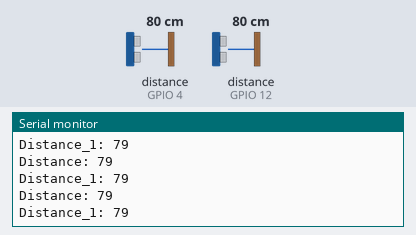
Simulated run of this sketch. Board: ESP8266 (NodeMCU). Shown: the last lines printed to the serial monitor. Wiring (inferred from the names in the program): 2 × ultrasonic range finder: trigger GPIO 5, echo GPIO 4 / trigger GPIO 14, echo GPIO 12. Inputs (shaded band) come from the test bench; at power-on: distance to the obstacle (sensors on GPIO 4, GPIO 12) 80 cm. The echo pulse lasts 58.3 µs per cm; WiFi joins after 1.5 s; servers stay silent unless stated.

Above: at 3.0 s.
3.1 s: distance to the obstacle (sensor on GPIO 4) set to 2 cm
At 3.19 s:
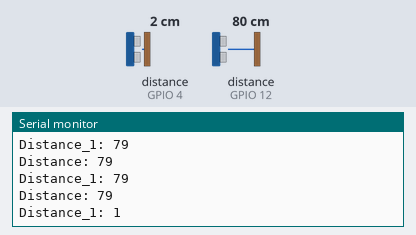
4.6 s: distance to the obstacle (sensor on GPIO 12) set to 2 cm
At 4.69 s:
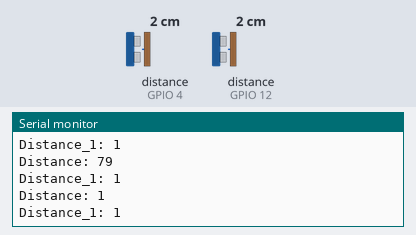
6.1 s: distance to the obstacle (sensor on GPIO 4) set to 4 cm
At 6.19 s:
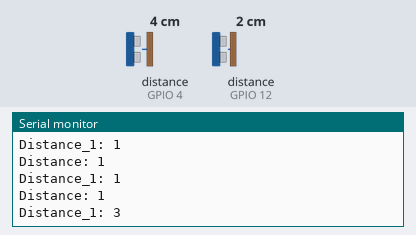
7.6 s: distance to the obstacle (sensor on GPIO 12) set to 4 cm
At 7.69 s:
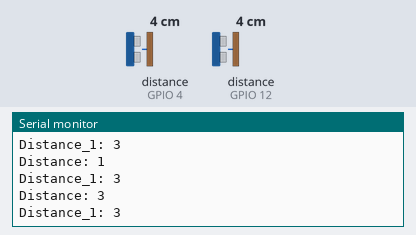
Timing chart, 0 to 10.1 s (numbered marks = the images above; inputs shaded):
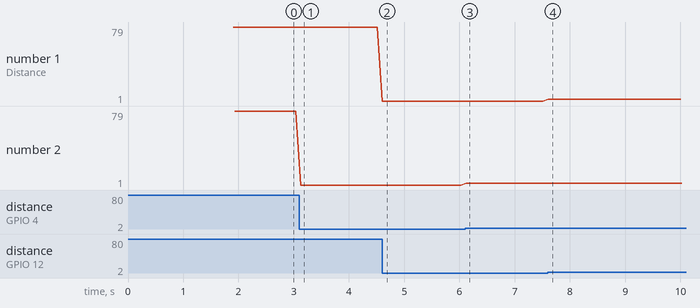

Measured:
- after the input at 3.1 s, the serial monitor: prints a new line at once (image 1)
- after the input at 4.6 s, the serial monitor: prints a new line at once (image 2)
- after the input at 6.1 s, the serial monitor: prints a new line at once (image 3)
- after the input at 7.6 s, the serial monitor: prints a new line at once (image 4)
- plotted number 2: 1 → 3 after the input at 6.1 s

The sketch:

smart_Dustbin.ino
```cpp
#define BLYNK_TEMPLATE_ID "TMPL6u4PUkawN"
#define BLYNK_TEMPLATE_NAME "CLEV"
#define BLYNK_AUTH_TOKEN "-***************"
#define BLYNK_PRINT Serial
#include <Wire.h>
#include <ESP8266WiFi.h>
#include <LiquidCrystal_I2C.h>
#include <BlynkSimpleEsp8266.h>


#define trigPin 14
#define echoPin 12
#define trigPin_1 5
#define echoPin_1 4
char auth[] = BLYNK_AUTH_TOKEN;
char ssid[] = "nepal12";//Enter your WIFI name
char pass[] = "123456789";//Enter your WIFI password

long duration;
int distance;
long duration_1;
int distance_1;

BlynkTimer timer;

void readD() {

  digitalWrite(trigPin, LOW);
  delayMicroseconds(2);
  digitalWrite(trigPin, HIGH);
  delayMicroseconds(10);
  digitalWrite(trigPin, LOW);
  duration = pulseIn(echoPin, HIGH);
  distance = duration * 0.034 / 2;
  Serial.print("Distance: ");
  Serial.println(distance);
  delay(20);
  Blynk.virtualWrite(V0, distance);
}

void readD_1() {
  digitalWrite(trigPin_1, LOW);
  delayMicroseconds(2);
  digitalWrite(trigPin_1, HIGH);
  delayMicroseconds(10);
  digitalWrite(trigPin_1, LOW);
  duration_1 = pulseIn(echoPin_1, HIGH);
  distance_1 = duration_1 * 0.034 / 2;
  Serial.print("Distance_1: ");
  Serial.println(distance_1);
  delay(20);
  Blynk.virtualWrite(V1, distance_1);
}

void setup()
{
  Serial.begin(115200);
  Serial.println("Hello");
  pinMode(trigPin, OUTPUT); // Sets the trigPin as an Output
  pinMode(echoPin, INPUT); // Sets the echoPin as an Input
  pinMode(trigPin_1, OUTPUT); // Sets the trigPin as an Output
  pinMode(echoPin_1, INPUT); // Sets the echoPin as an Input

  Blynk.begin(auth, ssid, pass);


  timer.setInterval(100L, readD);
  timer.setInterval(100L, readD_1);
}


void loop()
{
  Blynk.run();
  timer.run();
}
```
